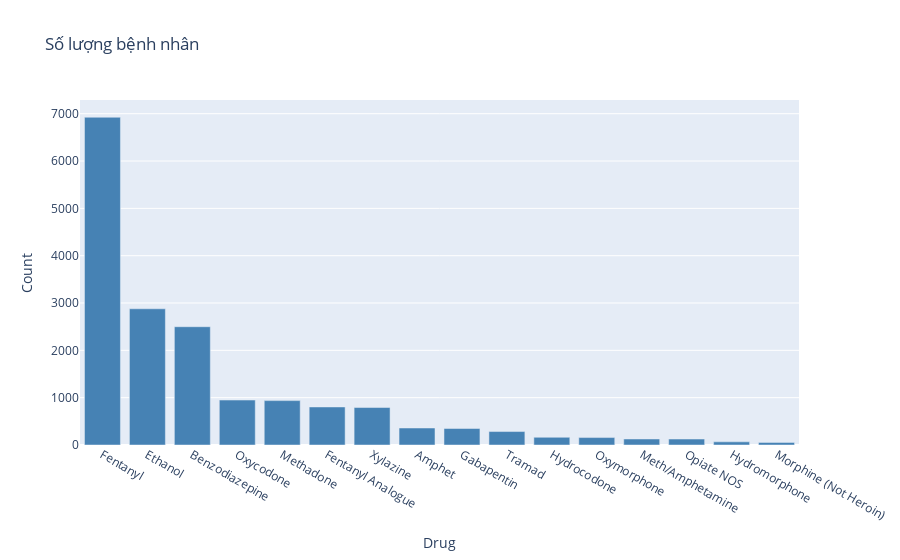

This figure's notebook cell:
### Markdown cell above
We will create a bar chart to visualize the frequency of each drug found in the bodies of the victims.

### Code cell
#LẶp qua tất cả các cột thuốc, vì đây là boolean nên chỉ cần dùng .sum() để đếm số lượng True
drugs_found = DrugDeath_df.copy()
drugs_found = drugs_found[drug_column].sum().sort_values(ascending=False)
drugs_found 

# Chuyển đổi Series thành DataFrame để vẽ biểu đồ
drugs_found_df = drugs_found.reset_index()
drugs_found_df.columns = ['Drug', 'Count']

# Vẽ biểu đồ cột
fig = px.bar(drugs_found_df, x='Drug', y='Count', title='Số lượng bệnh nhân', color_discrete_sequence=['steelblue'])
fig.show()

### Figure 1 — Plotly figure (JSON) as saved in the notebook; plotly's stock layout.template omitted (floating-point values rounded to 4 significant figures)
{"data": [{"alignmentgroup": "True", "hovertemplate": "Drug=%{x}<br>Count=%{y}<extra></extra>", "legendgroup": "", "marker": {"color": "steelblue", "pattern": {"shape": ""}}, "name": "", "offsetgroup": "", "orientation": "v", "showlegend": false, "textposition": "auto", "type": "bar", "x": ["Fentanyl", "Ethanol", "Benzodiazepine", "Oxycodone", "Methadone", "Fentanyl Analogue", "Xylazine", "Amphet", "Gabapentin", "Tramad", "Hydrocodone", "Oxymorphone", "Meth/Amphetamine", "Opiate NOS", "Hydromorphone", "Morphine (Not Heroin)"], "xaxis": "x", "y": [6925, 2878, 2499, 950, 938, 804, 792, 359, 348, 284, 163, 157, 127, 126, 67, 55], "yaxis": "y"}], "layout": {"barmode": "relative", "legend": {"tracegroupgap": 0}, "title": {"text": "Số lượng bệnh nhân"}, "xaxis": {"anchor": "y", "domain": [0, 1], "title": {"text": "Drug"}}, "yaxis": {"anchor": "x", "domain": [0, 1], "title": {"text": "Count"}}}}
